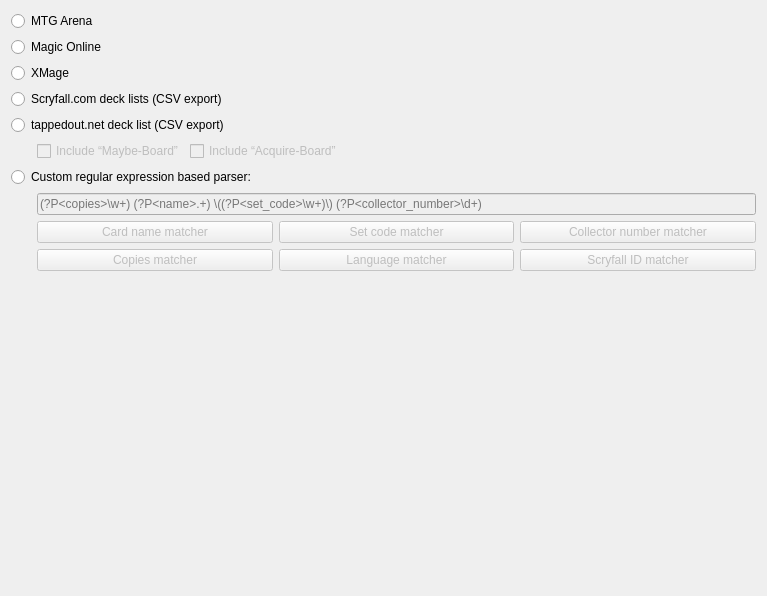
<?xml version="1.0" encoding="UTF-8"?>
<ui version="4.0">
 <class>WizardPage</class>
 <widget class="QWizardPage" name="WizardPage">
  <property name="geometry">
   <rect>
    <x>0</x>
    <y>0</y>
    <width>767</width>
    <height>596</height>
   </rect>
  </property>
  <property name="title">
   <string>Import a deck list for printing</string>
  </property>
  <property name="subTitle">
   <string>Select which kind of deck list you want to import.</string>
  </property>
  <layout class="QGridLayout" name="gridLayout">
   <item row="5" column="1">
    <spacer name="tapped_out_board_spacer">
     <property name="orientation">
      <enum>Qt::Horizontal</enum>
     </property>
     <property name="sizeType">
      <enum>QSizePolicy::Fixed</enum>
     </property>
     <property name="sizeHint" stdset="0">
      <size>
       <width>20</width>
       <height>20</height>
      </size>
     </property>
    </spacer>
   </item>
   <item row="10" column="2" colspan="3">
    <layout class="QGridLayout" name="sample_buttons_layout">
     <item row="0" column="1">
      <widget class="QPushButton" name="insert_set_code_matcher_sample_button">
       <property name="enabled">
        <bool>false</bool>
       </property>
       <property name="toolTip">
        <string>Appends a sample matcher for a set code to the input field above.</string>
       </property>
       <property name="text">
        <string>Set code matcher</string>
       </property>
      </widget>
     </item>
     <item row="0" column="2">
      <widget class="QPushButton" name="insert_collector_number_matcher_sample_button">
       <property name="enabled">
        <bool>false</bool>
       </property>
       <property name="toolTip">
        <string>Appends a sample matcher for a collector number to the input field above</string>
       </property>
       <property name="text">
        <string>Collector number matcher</string>
       </property>
      </widget>
     </item>
     <item row="1" column="0">
      <widget class="QPushButton" name="insert_copies_matcher_sample_button">
       <property name="enabled">
        <bool>false</bool>
       </property>
       <property name="toolTip">
        <string>Appends a matcher for the number of card copies to the input field above.
If a card count field is not present in the deck list, 1 card copy per line is assumed</string>
       </property>
       <property name="text">
        <string>Copies matcher</string>
       </property>
      </widget>
     </item>
     <item row="0" column="0">
      <widget class="QPushButton" name="insert_name_matcher_sample_button">
       <property name="enabled">
        <bool>false</bool>
       </property>
       <property name="toolTip">
        <string>Appends a matcher for a card name to the input field above.</string>
       </property>
       <property name="text">
        <string>Card name matcher</string>
       </property>
      </widget>
     </item>
     <item row="1" column="2">
      <widget class="QPushButton" name="insert_scryfall_id_matcher_sample_button">
       <property name="enabled">
        <bool>false</bool>
       </property>
       <property name="toolTip">
        <string>Appends a matcher for the Scryfall ID to the input field above.
This may be used by deck lists that closely integrate with the Scryfall website.
Most deck lists won’t use this.</string>
       </property>
       <property name="text">
        <string>Scryfall ID matcher</string>
       </property>
      </widget>
     </item>
     <item row="1" column="1">
      <widget class="QPushButton" name="insert_language_matcher_sample_button">
       <property name="enabled">
        <bool>false</bool>
       </property>
       <property name="toolTip">
        <string>Appends a matcher for the  card language to the input field above.
If a language field is not present in the deck list, the card language is guessed.</string>
       </property>
       <property name="text">
        <string>Language matcher</string>
       </property>
      </widget>
     </item>
    </layout>
   </item>
   <item row="1" column="1" colspan="4">
    <widget class="QRadioButton" name="select_parser_mtg_online">
     <property name="toolTip">
      <string>The simplistic format used by Magic Online. It does not specify exact printings, so may not give the best results.</string>
     </property>
     <property name="text">
      <string>Magic Online</string>
     </property>
    </widget>
   </item>
   <item row="0" column="1" colspan="4">
    <widget class="QRadioButton" name="select_parser_mtg_arena">
     <property name="toolTip">
      <string>Magic Arena and exports from compatible websites, like moxfield.com
Note that this option is not limited to cards in Standard/Historic,
as the format works for any card.</string>
     </property>
     <property name="text">
      <string>MTG Arena</string>
     </property>
    </widget>
   </item>
   <item row="8" column="2" colspan="3">
    <widget class="QLineEdit" name="custom_re_input">
     <property name="enabled">
      <bool>false</bool>
     </property>
     <property name="toolTip">
      <string>Use this regular expression to parse the deck list file. See the context help (?-Button) for more detailes.</string>
     </property>
     <property name="whatsThis">
      <string>&lt;!DOCTYPE HTML PUBLIC &quot;-//W3C//DTD HTML 4.0//EN&quot; &quot;http://www.w3.org/TR/REC-html40/strict.dtd&quot;&gt;
&lt;html&gt;&lt;head&gt;&lt;meta name=&quot;qrichtext&quot; content=&quot;1&quot; /&gt;&lt;style type=&quot;text/css&quot;&gt;
p, li { white-space: pre-wrap; }
&lt;/style&gt;&lt;/head&gt;&lt;body style=&quot; font-family:'Ubuntu'; font-size:10pt; font-weight:400; font-style:normal;&quot;&gt;
&lt;p style=&quot; margin-top:12px; margin-bottom:12px; margin-left:0px; margin-right:0px; -qt-block-indent:0; text-indent:0px;&quot;&gt;You can enter a custom Regular Expression (in Python syntax) to parse the lines of your deck list. Use &lt;span style=&quot; font-style:italic;&quot;&gt;named groups&lt;/span&gt; to extract the individual card properties from the individual lines of the deck list.&lt;/p&gt;
&lt;p style=&quot; margin-top:12px; margin-bottom:12px; margin-left:0px; margin-right:0px; -qt-block-indent:0; text-indent:0px;&quot;&gt;A named group looks like this &lt;span style=&quot; font-weight:600;&quot;&gt;(?P&amp;lt;GroupName&amp;gt;RE)&lt;/span&gt;, where RE is a Regular Expression matching the part you want to extract.&lt;/p&gt;
&lt;p style=&quot; margin-top:12px; margin-bottom:12px; margin-left:0px; margin-right:0px; -qt-block-indent:0; text-indent:0px;&quot;&gt;This program recognises these group names:&lt;/p&gt;
&lt;p style=&quot; margin-top:12px; margin-bottom:12px; margin-left:0px; margin-right:0px; -qt-block-indent:0; text-indent:0px;&quot;&gt;- &lt;span style=&quot; font-weight:600;&quot;&gt;copies&lt;/span&gt;: The number of card copies. Defaults to 1, if not present&lt;/p&gt;
&lt;p style=&quot; margin-top:12px; margin-bottom:12px; margin-left:0px; margin-right:0px; -qt-block-indent:0; text-indent:0px;&quot;&gt;- &lt;span style=&quot; font-weight:600;&quot;&gt;name&lt;/span&gt;: The card name&lt;/p&gt;
&lt;p style=&quot; margin-top:12px; margin-bottom:12px; margin-left:0px; margin-right:0px; -qt-block-indent:0; text-indent:0px;&quot;&gt;- &lt;span style=&quot; font-weight:600;&quot;&gt;set_code&lt;/span&gt;: The 3 (or more) letter code identifying the set.&lt;/p&gt;
&lt;p style=&quot; margin-top:12px; margin-bottom:12px; margin-left:0px; margin-right:0px; -qt-block-indent:0; text-indent:0px;&quot;&gt;- &lt;span style=&quot; font-weight:600;&quot;&gt;collector_number&lt;/span&gt;: The collector number of the card&lt;/p&gt;
&lt;p style=&quot; margin-top:12px; margin-bottom:12px; margin-left:0px; margin-right:0px; -qt-block-indent:0; text-indent:0px;&quot;&gt;- &lt;span style=&quot; font-weight:600;&quot;&gt;language&lt;/span&gt;: The card language, using a two-letter language code. If not given, the importer tries to determine the language from the card name. Defaults to &amp;quot;en&amp;quot; for English, if not possible.&lt;br /&gt;&lt;/p&gt;
&lt;p style=&quot; margin-top:12px; margin-bottom:12px; margin-left:0px; margin-right:0px; -qt-block-indent:0; text-indent:0px;&quot;&gt;Not all groups are required for a successful match. For example, &lt;span style=&quot; font-weight:600;&quot;&gt;set_code&lt;/span&gt; and &lt;span style=&quot; font-weight:600;&quot;&gt;collector_number&lt;/span&gt; is sufficient for exact identification most of the time.&lt;/p&gt;
&lt;p style=&quot; margin-top:12px; margin-bottom:12px; margin-left:0px; margin-right:0px; -qt-block-indent:0; text-indent:0px;&quot;&gt;Hint: You may want to use an online Regular Expression editor, like &lt;a href=&quot;https://regex101.com/&quot;&gt;&lt;span style=&quot; text-decoration: underline; color:#2980b9;&quot;&gt;https://regex101.com/&lt;/span&gt;&lt;/a&gt;, for example.&lt;/p&gt;
&lt;p style=&quot; margin-top:12px; margin-bottom:12px; margin-left:0px; margin-right:0px; -qt-block-indent:0; text-indent:0px;&quot;&gt;&lt;br /&gt;&lt;/p&gt;&lt;/body&gt;&lt;/html&gt;</string>
     </property>
     <property name="placeholderText">
      <string>(?P&lt;copies&gt;\w+) (?P&lt;name&gt;.+) \((?P&lt;set_code&gt;\w+)\) (?P&lt;collector_number&gt;\d+)</string>
     </property>
     <property name="clearButtonEnabled">
      <bool>true</bool>
     </property>
    </widget>
   </item>
   <item row="13" column="1" colspan="4">
    <spacer name="verticalSpacer">
     <property name="orientation">
      <enum>Qt::Vertical</enum>
     </property>
     <property name="sizeHint" stdset="0">
      <size>
       <width>20</width>
       <height>40</height>
      </size>
     </property>
    </spacer>
   </item>
   <item row="4" column="1" colspan="4">
    <widget class="QRadioButton" name="select_parser_tappedout_csv">
     <property name="toolTip">
      <string>CSV exports can be downloaded from Tappedout by choosing the appropriate deck export option.</string>
     </property>
     <property name="text">
      <string>tappedout.net deck list (CSV export)</string>
     </property>
    </widget>
   </item>
   <item row="3" column="1" colspan="4">
    <widget class="QRadioButton" name="select_parser_scryfall_csv">
     <property name="toolTip">
      <string>CSV exports from Scryfall’s own deck builder.
Gives very accurate results, unless the imported deck list contains ignored items
matching a configured download filter.</string>
     </property>
     <property name="text">
      <string>Scryfall.com deck lists (CSV export)</string>
     </property>
    </widget>
   </item>
   <item row="7" column="1" colspan="4">
    <widget class="QRadioButton" name="select_parser_custom_re">
     <property name="toolTip">
      <string>Specify a custom regular expression in the input field below. It will be used to parse each deck list line.
You can use the buttons below to insert basic building blocks.
You have to separate them with the “control structures”, like spaces, as used in your deck list.</string>
     </property>
     <property name="text">
      <string>Custom regular expression based parser:</string>
     </property>
    </widget>
   </item>
   <item row="10" column="1">
    <spacer name="sample_buttons_spacer">
     <property name="orientation">
      <enum>Qt::Horizontal</enum>
     </property>
     <property name="sizeType">
      <enum>QSizePolicy::Fixed</enum>
     </property>
     <property name="sizeHint" stdset="0">
      <size>
       <width>20</width>
       <height>20</height>
      </size>
     </property>
    </spacer>
   </item>
   <item row="8" column="1">
    <spacer name="custom_re_input_spacer">
     <property name="orientation">
      <enum>Qt::Horizontal</enum>
     </property>
     <property name="sizeType">
      <enum>QSizePolicy::Fixed</enum>
     </property>
     <property name="sizeHint" stdset="0">
      <size>
       <width>20</width>
       <height>20</height>
      </size>
     </property>
    </spacer>
   </item>
   <item row="2" column="1" colspan="4">
    <widget class="QRadioButton" name="select_parser_xmage">
     <property name="toolTip">
      <string>Decklist files, stored in XMage’s native format.
Because XMage closely follows Scryfall regarding Magic sets,
this should give very accurate results.</string>
     </property>
     <property name="text">
      <string>XMage</string>
     </property>
    </widget>
   </item>
   <item row="5" column="2">
    <widget class="QCheckBox" name="tappedout_include_maybe_board">
     <property name="enabled">
      <bool>false</bool>
     </property>
     <property name="toolTip">
      <string>This is a Tappedout-specific section of the deck.
It may contain cards that the decklist creator considers for inclusion, based on the meta
or any other preference, like card price.</string>
     </property>
     <property name="text">
      <string>Include “Maybe-Board”</string>
     </property>
    </widget>
   </item>
   <item row="5" column="3">
    <widget class="QCheckBox" name="tappedout_include_acquire_board">
     <property name="enabled">
      <bool>false</bool>
     </property>
     <property name="toolTip">
      <string>This is a Tappedout-specific section of the deck.
It may contain the decklist author’s buylist or anything else.</string>
     </property>
     <property name="text">
      <string>Include “Acquire-Board”</string>
     </property>
    </widget>
   </item>
   <item row="5" column="4">
    <spacer name="horizontalSpacer">
     <property name="orientation">
      <enum>Qt::Horizontal</enum>
     </property>
     <property name="sizeHint" stdset="0">
      <size>
       <width>40</width>
       <height>20</height>
      </size>
     </property>
    </spacer>
   </item>
  </layout>
 </widget>
 <resources/>
 <connections>
  <connection>
   <sender>select_parser_custom_re</sender>
   <signal>toggled(bool)</signal>
   <receiver>custom_re_input</receiver>
   <slot>setEnabled(bool)</slot>
   <hints>
    <hint type="sourcelabel">
     <x>120</x>
     <y>188</y>
    </hint>
    <hint type="destinationlabel">
     <x>176</x>
     <y>225</y>
    </hint>
   </hints>
  </connection>
  <connection>
   <sender>select_parser_mtg_arena</sender>
   <signal>clicked()</signal>
   <receiver>WizardPage</receiver>
   <slot>isComplete()</slot>
   <hints>
    <hint type="sourcelabel">
     <x>20</x>
     <y>20</y>
    </hint>
    <hint type="destinationlabel">
     <x>20</x>
     <y>20</y>
    </hint>
   </hints>
  </connection>
  <connection>
   <sender>select_parser_mtg_online</sender>
   <signal>clicked()</signal>
   <receiver>WizardPage</receiver>
   <slot>isComplete()</slot>
   <hints>
    <hint type="sourcelabel">
     <x>26</x>
     <y>51</y>
    </hint>
    <hint type="destinationlabel">
     <x>20</x>
     <y>20</y>
    </hint>
   </hints>
  </connection>
  <connection>
   <sender>select_parser_scryfall_csv</sender>
   <signal>clicked()</signal>
   <receiver>WizardPage</receiver>
   <slot>isComplete()</slot>
   <hints>
    <hint type="sourcelabel">
     <x>26</x>
     <y>103</y>
    </hint>
    <hint type="destinationlabel">
     <x>20</x>
     <y>20</y>
    </hint>
   </hints>
  </connection>
  <connection>
   <sender>select_parser_custom_re</sender>
   <signal>clicked()</signal>
   <receiver>WizardPage</receiver>
   <slot>isComplete()</slot>
   <hints>
    <hint type="sourcelabel">
     <x>38</x>
     <y>188</y>
    </hint>
    <hint type="destinationlabel">
     <x>20</x>
     <y>20</y>
    </hint>
   </hints>
  </connection>
  <connection>
   <sender>select_parser_xmage</sender>
   <signal>clicked()</signal>
   <receiver>WizardPage</receiver>
   <slot>isComplete()</slot>
   <hints>
    <hint type="sourcelabel">
     <x>26</x>
     <y>77</y>
    </hint>
    <hint type="destinationlabel">
     <x>20</x>
     <y>20</y>
    </hint>
   </hints>
  </connection>
  <connection>
   <sender>custom_re_input</sender>
   <signal>textChanged(QString)</signal>
   <receiver>WizardPage</receiver>
   <slot>isComplete()</slot>
   <hints>
    <hint type="sourcelabel">
     <x>215</x>
     <y>225</y>
    </hint>
    <hint type="destinationlabel">
     <x>145</x>
     <y>114</y>
    </hint>
   </hints>
  </connection>
  <connection>
   <sender>select_parser_tappedout_csv</sender>
   <signal>clicked()</signal>
   <receiver>WizardPage</receiver>
   <slot>isComplete()</slot>
   <hints>
    <hint type="sourcelabel">
     <x>139</x>
     <y>119</y>
    </hint>
    <hint type="destinationlabel">
     <x>139</x>
     <y>101</y>
    </hint>
   </hints>
  </connection>
  <connection>
   <sender>select_parser_tappedout_csv</sender>
   <signal>toggled(bool)</signal>
   <receiver>tappedout_include_maybe_board</receiver>
   <slot>setEnabled(bool)</slot>
   <hints>
    <hint type="sourcelabel">
     <x>92</x>
     <y>134</y>
    </hint>
    <hint type="destinationlabel">
     <x>88</x>
     <y>154</y>
    </hint>
   </hints>
  </connection>
  <connection>
   <sender>select_parser_tappedout_csv</sender>
   <signal>toggled(bool)</signal>
   <receiver>tappedout_include_acquire_board</receiver>
   <slot>setEnabled(bool)</slot>
   <hints>
    <hint type="sourcelabel">
     <x>277</x>
     <y>134</y>
    </hint>
    <hint type="destinationlabel">
     <x>369</x>
     <y>157</y>
    </hint>
   </hints>
  </connection>
  <connection>
   <sender>select_parser_custom_re</sender>
   <signal>toggled(bool)</signal>
   <receiver>insert_name_matcher_sample_button</receiver>
   <slot>setEnabled(bool)</slot>
   <hints>
    <hint type="sourcelabel">
     <x>256</x>
     <y>187</y>
    </hint>
    <hint type="destinationlabel">
     <x>173</x>
     <y>240</y>
    </hint>
   </hints>
  </connection>
  <connection>
   <sender>select_parser_custom_re</sender>
   <signal>toggled(bool)</signal>
   <receiver>insert_collector_number_matcher_sample_button</receiver>
   <slot>setEnabled(bool)</slot>
   <hints>
    <hint type="sourcelabel">
     <x>390</x>
     <y>173</y>
    </hint>
    <hint type="destinationlabel">
     <x>750</x>
     <y>265</y>
    </hint>
   </hints>
  </connection>
  <connection>
   <sender>select_parser_custom_re</sender>
   <signal>toggled(bool)</signal>
   <receiver>insert_scryfall_id_matcher_sample_button</receiver>
   <slot>setEnabled(bool)</slot>
   <hints>
    <hint type="sourcelabel">
     <x>336</x>
     <y>180</y>
    </hint>
    <hint type="destinationlabel">
     <x>750</x>
     <y>304</y>
    </hint>
   </hints>
  </connection>
  <connection>
   <sender>select_parser_custom_re</sender>
   <signal>toggled(bool)</signal>
   <receiver>insert_set_code_matcher_sample_button</receiver>
   <slot>setEnabled(bool)</slot>
   <hints>
    <hint type="sourcelabel">
     <x>390</x>
     <y>181</y>
    </hint>
    <hint type="destinationlabel">
     <x>392</x>
     <y>257</y>
    </hint>
   </hints>
  </connection>
  <connection>
   <sender>select_parser_custom_re</sender>
   <signal>toggled(bool)</signal>
   <receiver>insert_copies_matcher_sample_button</receiver>
   <slot>setEnabled(bool)</slot>
   <hints>
    <hint type="sourcelabel">
     <x>390</x>
     <y>181</y>
    </hint>
    <hint type="destinationlabel">
     <x>173</x>
     <y>283</y>
    </hint>
   </hints>
  </connection>
  <connection>
   <sender>select_parser_custom_re</sender>
   <signal>toggled(bool)</signal>
   <receiver>insert_language_matcher_sample_button</receiver>
   <slot>setEnabled(bool)</slot>
   <hints>
    <hint type="sourcelabel">
     <x>446</x>
     <y>181</y>
    </hint>
    <hint type="destinationlabel">
     <x>448</x>
     <y>296</y>
    </hint>
   </hints>
  </connection>
 </connections>
</ui>
